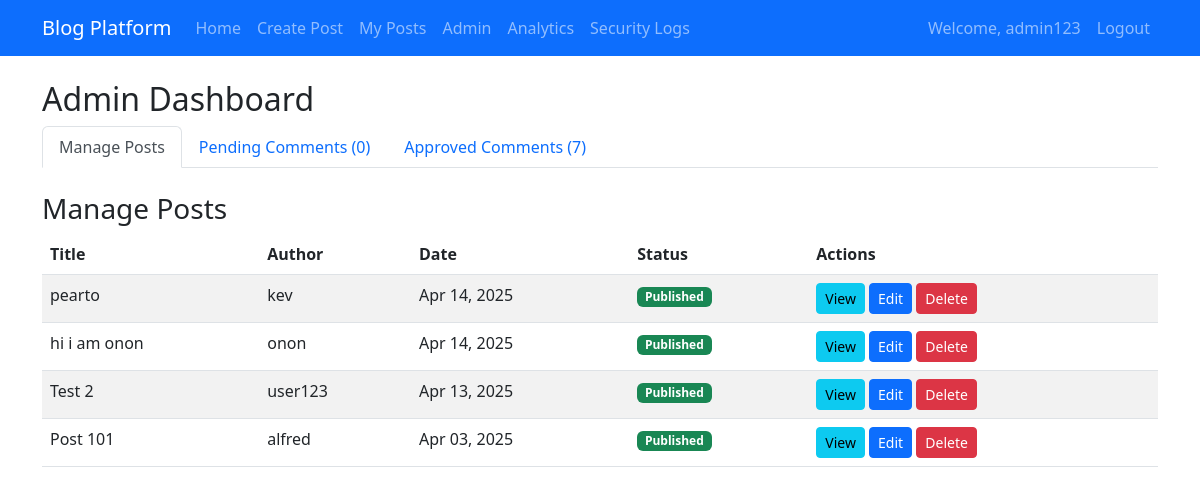
The page /admin/dashboard.php (signed in) on the database its author committed.
### tables this page shows
CREATE TABLE `posts` (
  `id` int(11) NOT NULL,
  `title` varchar(255) NOT NULL,
  `content` text NOT NULL,
  `user_id` int(11) DEFAULT NULL,
  `created_at` timestamp NOT NULL DEFAULT current_timestamp(),
  `updated_at` timestamp NOT NULL DEFAULT current_timestamp() ON UPDATE current_timestamp(),
  `status` enum('draft','published','archived') DEFAULT 'draft'
);

CREATE TABLE `users` (
  `id` int(11) NOT NULL,
  `username` varchar(50) NOT NULL,
  `email` varchar(100) NOT NULL,
  `password` varchar(255) NOT NULL,
  `role` enum('admin','user') DEFAULT 'user',
  `created_at` timestamp NOT NULL DEFAULT current_timestamp(),
  `reset_token` varchar(255) DEFAULT NULL,
  `reset_token_expiry` datetime DEFAULT NULL,
  `login_attempts` int(11) DEFAULT 0,
  `last_failed_login` datetime DEFAULT NULL,
  `account_locked_until` datetime DEFAULT NULL,
  `password_last_changed` datetime DEFAULT NULL
);

### admin/dashboard.php (the view, shortened to what this page needs)
<?php
$database = new Database();
$db = $database->getConnection();
$stmt = $db->prepare("SELECT p.*, u.username FROM posts p
                     LEFT JOIN users u ON p.user_id = u.id
                     ORDER BY p.created_at DESC");
$stmt->execute();
$posts = $stmt->fetchAll(PDO::FETCH_ASSOC);
$stmt = $db->prepare("SELECT c.*, u.username, p.title as post_title
                     FROM comments c
                     LEFT JOIN users u ON c.user_id = u.id
                     LEFT JOIN posts p ON c.post_id = p.id
                     WHERE c.status = 'pending'
                     ORDER BY c.created_at DESC");
$stmt->execute();
$pending_comments = $stmt->fetchAll(PDO::FETCH_ASSOC);
$stmt = $db->prepare("SELECT c.*, u.username, p.title as post_title
                     FROM comments c
                     LEFT JOIN users u ON c.user_id = u.id
                     LEFT JOIN posts p ON c.post_id = p.id
                     WHERE c.status = 'approved'
                     ORDER BY c.created_at DESC");
$stmt->execute();
$approved_comments = $stmt->fetchAll(PDO::FETCH_ASSOC);
require_once '../includes/header.php';
?>
<h2>Admin Dashboard</h2>
<ul class="nav nav-tabs mb-4" id="adminTabs" role="tablist">
    <li class="nav-item" role="presentation">
        <button class="nav-link active" id="posts-tab" data-bs-toggle="tab" data-bs-target="#posts" type="button" role="tab">
            Manage Posts
        </button>
    </li>
    <li class="nav-item" role="presentation">
        <button class="nav-link" id="comments-tab" data-bs-toggle="tab" data-bs-target="#comments" type="button" role="tab">
            Pending Comments (<?php echo count($pending_comments); ?>)
        </button>
    </li>
    <li class="nav-item" role="presentation">
        <button class="nav-link" id="approved-comments-tab" data-bs-toggle="tab" data-bs-target="#approved-comments" type="button" role="tab">
            Approved Comments (<?php echo count($approved_comments); ?>)
        </button>
    </li>
</ul>
<div class="tab-content" id="adminTabsContent">
    <div class="tab-pane fade show active" id="posts" role="tabpanel">
        <h3>Manage Posts</h3>
        <div class="table-responsive">
            <table class="table table-striped">
                <thead>
                    <tr>
                        <th>Title</th>
                        <th>Author</th>
                        <th>Date</th>
                        <th>Status</th>
                        <th>Actions</th>
                    </tr>
                </thead>
                <tbody>
                    <?php foreach ($posts as $post_item): ?>
                    <tr>
                        <td><?php echo htmlspecialchars($post_item['title']); ?></td>
                        <td><?php echo htmlspecialchars($post_item['username']); ?></td>
                        <td><?php echo date('M d, Y', strtotime($post_item['created_at'])); ?></td>
                        <td>
                            <span class="badge bg-<?php echo $post_item['status'] == 'published' ? 'success' : ($post_item['status'] == 'draft' ? 'warning' : 'secondary'); ?>">
                                <?php echo ucfirst($post_item['status']); ?>
                            </span>
                        </td>
                        <td>
                            <a href="../view_post.php?id=<?php echo $post_item['id']; ?>" class="btn btn-sm btn-info">View</a>
                            <a href="../edit_post.php?id=<?php echo $post_item['id']; ?>" class="btn btn-sm btn-primary">Edit</a>
                            <form method="POST" style="display: inline-block;">
                                <button type="submit" name="delete_post" class="btn btn-sm btn-danger" onclick="return confirm('Are you sure?')">Delete</button>
                            </form>
                        </td>
                    </tr>
                    <?php endforeach; ?>
                </tbody>
            </table>
        </div>
    </div>
</div>
<?php require_once '../includes/footer.php'; ?>

### rows shown on the page
posts: title "pearto", user.username "kev", created_at "Apr 14, 2025", status "Published"
posts: title "hi i am onon", user.username "onon", created_at "Apr 14, 2025", status "Published"
posts: title "Test 2", user.username "user123", created_at "Apr 13, 2025", status "Published"
posts: title "Post 101", user.username "alfred", created_at "Apr 03, 2025", status "Published"

### other values the page prints
$_SESSION['username'] "admin123"
count($pending_comments) "0"
count($approved_comments) "7"
